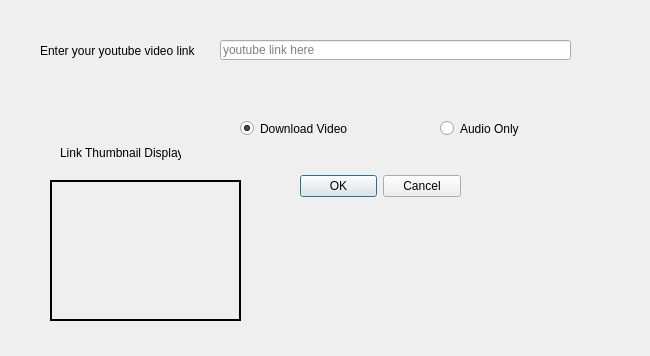
<?xml version="1.0" encoding="UTF-8"?>
<ui version="4.0">
 <class>Dialog</class>
 <widget class="QDialog" name="Dialog">
  <property name="minimumSize">
   <size>
    <width>650</width>
    <height>350</height>
   </size>
  </property>
  <property name="windowTitle">
   <string>Youtube Video/Audio Assistant</string>
  </property>
  <widget class="QDialogButtonBox" name="buttonBox">
   <property name="geometry">
    <rect>
     <x>300</x>
     <y>170</y>
     <width>161</width>
     <height>32</height>
    </rect>
   </property>
   <property name="orientation">
    <enum>Qt::Horizontal</enum>
   </property>
   <property name="standardButtons">
    <set>QDialogButtonBox::Cancel|QDialogButtonBox::Ok</set>
   </property>
  </widget>
  <widget class="QLineEdit" name="lineEdit">
   <property name="geometry">
    <rect>
     <x>220</x>
     <y>40</y>
     <width>351</width>
     <height>20</height>
    </rect>
   </property>
   <property name="placeholderText">
    <string>youtube link here</string>
   </property>
  </widget>
  <widget class="QRadioButton" name="videoDown">
   <property name="geometry">
    <rect>
     <x>240</x>
     <y>120</y>
     <width>121</width>
     <height>17</height>
    </rect>
   </property>
   <property name="text">
    <string>Download Video</string>
   </property>
   <property name="checked">
    <bool>true</bool>
   </property>
  </widget>
  <widget class="QRadioButton" name="audioDown">
   <property name="geometry">
    <rect>
     <x>440</x>
     <y>120</y>
     <width>82</width>
     <height>17</height>
    </rect>
   </property>
   <property name="text">
    <string>Audio Only</string>
   </property>
   <property name="checked">
    <bool>false</bool>
   </property>
  </widget>
  <widget class="QLabel" name="urlPrompt">
   <property name="geometry">
    <rect>
     <x>40</x>
     <y>35</y>
     <width>161</width>
     <height>31</height>
    </rect>
   </property>
   <property name="text">
    <string>Enter your youtube video link</string>
   </property>
  </widget>
  <widget class="QFrame" name="frame">
   <property name="geometry">
    <rect>
     <x>50</x>
     <y>180</y>
     <width>191</width>
     <height>141</height>
    </rect>
   </property>
   <property name="autoFillBackground">
    <bool>true</bool>
   </property>
   <property name="frameShape">
    <enum>QFrame::WinPanel</enum>
   </property>
   <property name="frameShadow">
    <enum>QFrame::Plain</enum>
   </property>
  </widget>
  <widget class="QLabel" name="thumbNail">
   <property name="geometry">
    <rect>
     <x>60</x>
     <y>143</y>
     <width>121</width>
     <height>20</height>
    </rect>
   </property>
   <property name="text">
    <string>Link Thumbnail Display</string>
   </property>
  </widget>
 </widget>
 <resources/>
 <connections>
  <connection>
   <sender>buttonBox</sender>
   <signal>accepted()</signal>
   <receiver>Dialog</receiver>
   <slot>accept()</slot>
   <hints>
    <hint type="sourcelabel">
     <x>248</x>
     <y>254</y>
    </hint>
    <hint type="destinationlabel">
     <x>157</x>
     <y>274</y>
    </hint>
   </hints>
  </connection>
  <connection>
   <sender>buttonBox</sender>
   <signal>rejected()</signal>
   <receiver>Dialog</receiver>
   <slot>reject()</slot>
   <hints>
    <hint type="sourcelabel">
     <x>316</x>
     <y>260</y>
    </hint>
    <hint type="destinationlabel">
     <x>286</x>
     <y>274</y>
    </hint>
   </hints>
  </connection>
 </connections>
</ui>
